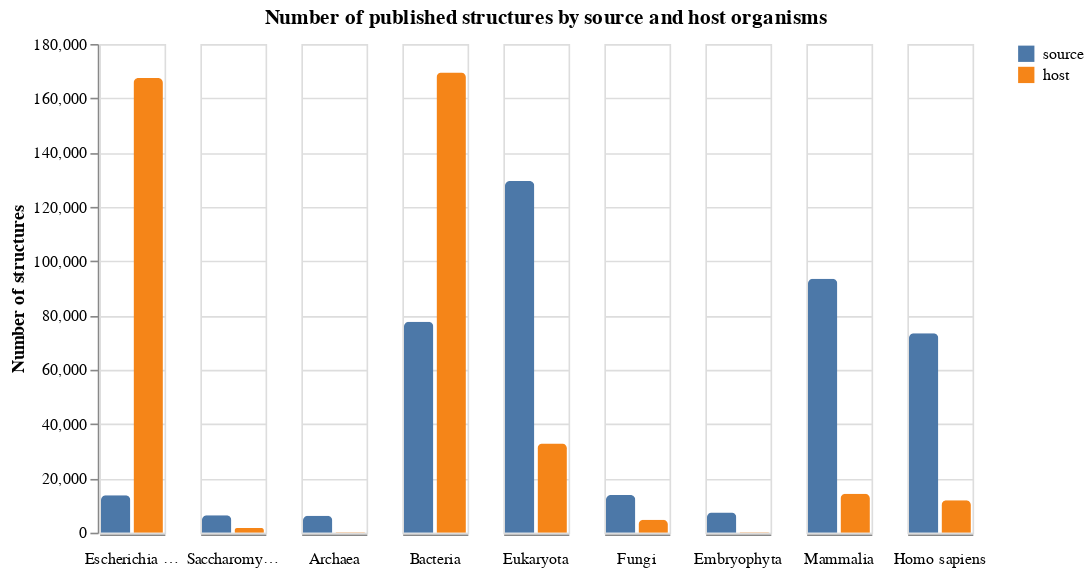

Notebook source saved alongside this figure:
### Code cell
all_organism=alt.Chart(data_rcsb_organism, title=alt.TitleParams('Number of published structures by source and host organisms', anchor='middle'),
).mark_bar(
    cornerRadiusTopLeft=3,
    cornerRadiusTopRight=3   
).encode(
    x=alt.X('type:N', title='', axis=alt.Axis(labels=False, ticks=False), sort='descending'),
    y=alt.Y('countedStructures:Q').title('Number of structures'),
    color=alt.Color('type:N', title='', sort='descending'),
    column=alt.Column('organism:N', title='', header=alt.Header(labelOrient='bottom', labelAlign='center',labelLimit=60), sort=['organism'])
)

all_organism

### Figure 1 — Vega-Lite specification as saved in the notebook (floating-point values rounded to 4 significant figures)
{"config": {"view": {"continuousWidth": 300, "continuousHeight": 300}}, "data": {"name": "data-0d0d4075fffadce482349f107806c0c3"}, "mark": {"type": "bar", "cornerRadiusTopLeft": 3, "cornerRadiusTopRight": 3}, "encoding": {"color": {"field": "type", "sort": "descending", "title": "", "type": "nominal"}, "column": {"field": "organism", "header": {"labelAlign": "center", "labelLimit": 60, "labelOrient": "bottom"}, "sort": ["organism"], "title": "", "type": "nominal"}, "x": {"axis": {"labels": false, "ticks": false}, "field": "type", "sort": "descending", "title": "", "type": "nominal"}, "y": {"field": "countedStructures", "title": "Number of structures", "type": "quantitative"}}, "title": {"text": "Number of published structures by source and host organisms", "anchor": "middle"}, "$schema": "https://vega.github.io/schema/vega-lite/v5.20.1.json", "datasets": {"data-0d0d4075fffadce482349f107806c0c3": [{"organism": "Escherichia coli", "countedStructures": 13832, "type": "source"}, {"organism": "Saccharomyces cerevisiae", "countedStructures": 6418, "type": "source"}, {"organism": "Archaea", "countedStructures": 6265, "type": "source"}, {"organism": "Bacteria", "countedStructures": 77683, "type": "source"}, {"organism": "Eukaryota", "countedStructures": 129488, "type": "source"}, {"organism": "Fungi", "countedStructures": 13918, "type": "source"}, {"organism": "Embryophyta", "countedStructures": 7397, "type": "source"}, {"organism": "Mammalia", "countedStructures": 93521, "type": "source"}, {"organism": "Homo sapiens", "countedStructures": 73495, "type": "source"}, {"organism": "Escherichia coli", "countedStructures": 167453, "type": "host"}, {"organism": "Saccharomyces cerevisiae", "countedStructures": 1719, "type": "host"}, {"organism": "Archaea", "countedStructures": 160, "type": "host"}, {"organism": "Bacteria", "countedStructures": 169483, "type": "host"}, {"organism": "Eukaryota", "countedStructures": 32887, "type": "host"}, {"organism": "Fungi", "countedStructures": 4774, "type": "host"}, {"organism": "Embryophyta", "countedStructures": 198, "type": "host"}, {"organism": "Mammalia", "countedStructures": 14372, "type": "host"}, {"organism": "Homo sapiens", "countedStructures": 11925, "type": "host"}]}}
